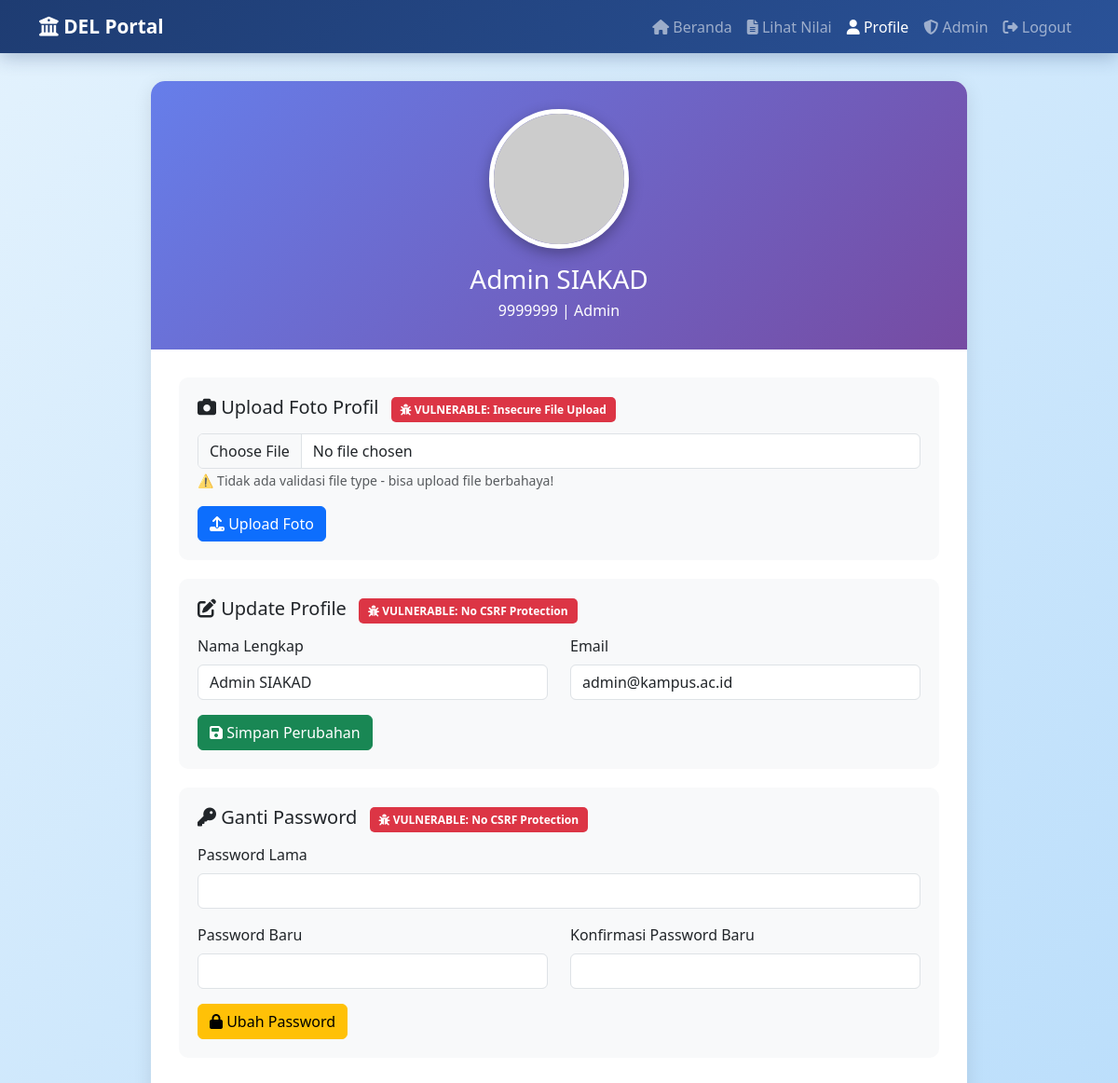
/profile.php (signed in), run on the app's committed database.
### tables this page shows
CREATE TABLE IF NOT EXISTS mahasiswa (
    id INT AUTO_INCREMENT PRIMARY KEY,
    nama VARCHAR(100) NOT NULL,
    nim VARCHAR(20) NOT NULL UNIQUE,
    email VARCHAR(100) NOT NULL UNIQUE,
    password VARCHAR(255) NOT NULL,
    prodi VARCHAR(50) NOT NULL,
    semester INT NOT NULL,
    status ENUM('Aktif', 'Lulus', 'Cuti', 'Non-Aktif') DEFAULT 'Aktif',
    total_sks INT DEFAULT 0,
    ipk DECIMAL(3,2) DEFAULT 0.00,
    catatan_khusus TEXT NULL,
    foto_profil VARCHAR(255) DEFAULT 'default.jpg',
    role ENUM('mahasiswa', 'admin') DEFAULT 'mahasiswa',
    created_at TIMESTAMP DEFAULT CURRENT_TIMESTAMP,
    updated_at TIMESTAMP DEFAULT CURRENT_TIMESTAMP ON UPDATE CURRENT_TIMESTAMP
);

### profile.php (the view, shortened to what this page needs)
<?php
$user_id = $_SESSION['user_id'];
$conn = getConnection();
$stmt = $conn->prepare("SELECT * FROM mahasiswa WHERE id = ?");
$stmt->bind_param("i", $user_id);
$stmt->execute();
$user = $stmt->get_result()->fetch_assoc();
?>
<!DOCTYPE html>
<html lang="id">
<head>
    <link href="https://cdn.jsdelivr.net/npm/bootstrap@5.3.2/dist/css/bootstrap.min.css" rel="stylesheet">
    <link href="https://cdnjs.cloudflare.com/ajax/libs/font-awesome/6.5.1/css/all.min.css" rel="stylesheet">
</head>
<body>
    <nav class="navbar navbar-expand-lg navbar-dark">
        <div class="container">
            <a class="navbar-brand" href="dashboard.php">
                <i class="fas fa-university"></i> DEL Portal
            </a>
            <div class="collapse navbar-collapse" id="navbarNav">
                <ul class="navbar-nav ms-auto">
                    <li class="nav-item">
                        <a class="nav-link" href="dashboard.php">
                            <i class="fas fa-home"></i> Beranda
                        </a>
                    </li>
                    <li class="nav-item">
                        <a class="nav-link" href="khs.php?id=<?= $user_id ?>">
                            <i class="fas fa-file-alt"></i> Lihat Nilai
                        </a>
                    </li>
                    <li class="nav-item">
                        <a class="nav-link active" href="profile.php">
                            <i class="fas fa-user"></i> Profile
                        </a>
                    </li>
                    <?php if ($user['role'] === 'admin'): ?>
                    <li class="nav-item">
                        <a class="nav-link" href="admin.php">
                            <i class="fas fa-shield-alt"></i> Admin
                        </a>
                    </li>
                    <?php endif; ?>
                    <li class="nav-item">
                        <a class="nav-link" href="logout.php">
                            <i class="fas fa-sign-out-alt"></i> Logout
                        </a>
                    </li>
                </ul>
            </div>
        </div>
    </nav>
    <div class="container profile-container">
        <div class="profile-card">
            <div class="profile-header">
                <img src="uploads/<?= htmlspecialchars($user['foto_profil']) ?>"
                     alt="Profile"
                     class="profile-photo"
                     onerror="this.src='https://ui-avatars.com/api/?name=<?= urlencode($user['nama']) ?>&size=150&background=667eea&color=fff'">
                <h3 class="mt-3 mb-1"><?= htmlspecialchars($user['nama']) ?></h3>
                <p class="mb-0"><?= htmlspecialchars($user['nim']) ?> | <?= htmlspecialchars($user['prodi']) ?></p>
            </div>
            <div class="profile-body">
                <div class="form-section">
                    <h5 class="mb-3">
                        <i class="fas fa-camera"></i> Upload Foto Profil
                        <span class="vulnerability-badge ms-2">
                            <i class="fas fa-bug"></i> VULNERABLE: Insecure File Upload
                        </span>
                    </h5>
                    <form method="POST" enctype="multipart/form-data">
                        <div class="mb-3">
                            <input type="file" class="form-control" name="foto_profil" accept="*">
                            <small class="text-muted">⚠️ Tidak ada validasi file type - bisa upload file berbahaya!</small>
                        </div>
                        <button type="submit" class="btn btn-primary">
                            <i class="fas fa-upload"></i> Upload Foto
                        </button>
                    </form>
                </div>
                <div class="form-section">
                    <h5 class="mb-3">
                        <i class="fas fa-edit"></i> Update Profile
                        <span class="vulnerability-badge ms-2">
                            <i class="fas fa-bug"></i> VULNERABLE: No CSRF Protection
                        </span>
                    </h5>
                    <form method="POST">
                        <div class="row">
                            <div class="col-md-6 mb-3">
                                <label class="form-label">Nama Lengkap</label>
                                <input type="text" class="form-control" name="nama" value="<?= htmlspecialchars($user['nama']) ?>" required>
                            </div>
                            <div class="col-md-6 mb-3">
                                <label class="form-label">Email</label>
                                <input type="email" class="form-control" name="email" value="<?= htmlspecialchars($user['email']) ?>" required>
                            </div>
                        </div>
                        <button type="submit" name="update_profile" class="btn btn-success">
                            <i class="fas fa-save"></i> Simpan Perubahan
                        </button>
                    </form>
                </div>
                <div class="form-section">
                    <h5 class="mb-3">
                        <i class="fas fa-key"></i> Ganti Password
                        <span class="vulnerability-badge ms-2">
                            <i class="fas fa-bug"></i> VULNERABLE: No CSRF Protection
                        </span>
                    </h5>
                    <form method="POST">
                        <div class="mb-3">
                            <label class="form-label">Password Lama</label>
                            <input type="password" class="form-control" name="old_password" required>
                        </div>
                        <div class="row">
                            <div class="col-md-6 mb-3">
                                <label class="form-label">Password Baru</label>
                                <input type="password" class="form-control" name="new_password" required>
                            </div>
                            <div class="col-md-6 mb-3">
                                <label class="form-label">Konfirmasi Password Baru</label>
                                <input type="password" class="form-control" name="confirm_password" required>
                            </div>
                        </div>
                        <button type="submit" name="change_password" class="btn btn-warning">
                            <i class="fas fa-lock"></i> Ubah Password
                        </button>
                    </form>
                </div>
            </div>
        </div>
    </div>
</body>
</html>

### profile.php (style rules this page uses)
body { background: linear-gradient(135deg, #e3f2fd 0%, #bbdefb 100%); min-height: 100vh; font-family: 'Segoe UI', Tahoma, Geneva, Verdana, sans-serif; }
.navbar { background: linear-gradient(135deg, #1e3c72 0%, #2a5298 100%); box-shadow: 0 4px 20px rgba(30, 60, 114, 0.3); }
.navbar-brand { font-weight: 700; font-size: 1.3rem; }
.profile-container { max-width: 900px; margin: 30px auto; }
.profile-card { background: white; border-radius: 15px; box-shadow: 0 5px 20px rgba(0,0,0,0.1); overflow: hidden; margin-bottom: 20px; }
.profile-header { background: linear-gradient(135deg, #667eea 0%, #764ba2 100%); padding: 30px; color: white; text-align: center; }
.profile-photo { width: 150px; height: 150px; border-radius: 50%; border: 5px solid white; object-fit: cover; box-shadow: 0 5px 15px rgba(0,0,0,0.3); }
.profile-body { padding: 30px; }
.form-section { background: #f8f9fa; padding: 20px; border-radius: 10px; margin-bottom: 20px; }
.vulnerability-badge { background: #dc3545; color: white; padding: 5px 10px; border-radius: 5px; font-size: 12px; font-weight: 600; }

### data on the page
mahasiswa: nama "Admin SIAKAD", nim "9999999", prodi "Admin", email "admin@kampus.ac.id"
